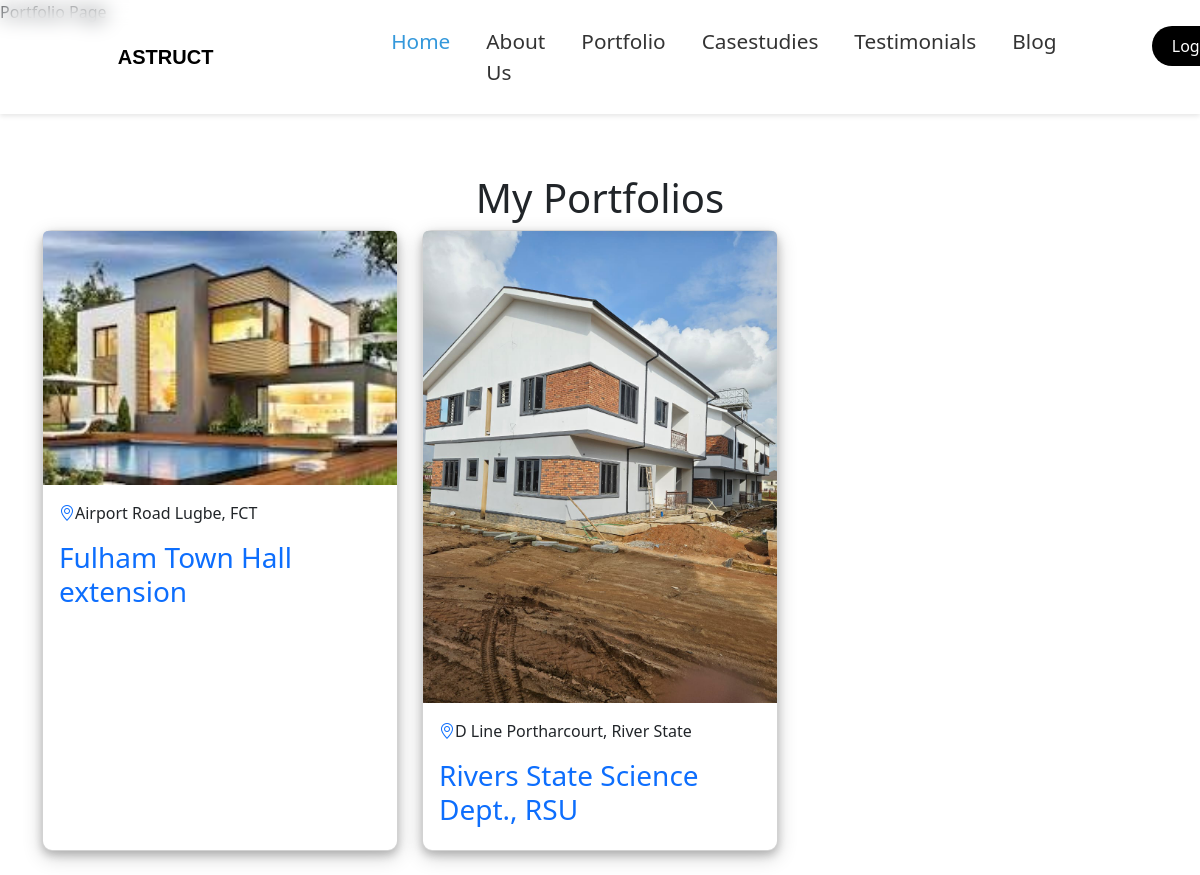
Page /portfolio/portfolios on the committed database.
### app/models.py (models this page shows)
class Portfolio(db.Model):
    portfolio_id = db.Column(db.Integer, primary_key=True)
    project_name = db.Column(db.String(150), nullable=False)
    location = db.Column(db.String(150), nullable=False)
    description = db.Column(db.Text, nullable=True)
    media = db.relationship('Media', backref='portfolio', lazy=True)

class Media(db.Model):
    media_id = db.Column(db.Integer, primary_key=True)
    filename = db.Column(db.String(150), nullable=False)
    portfolio_id = db.Column(db.Integer, db.ForeignKey('portfolio.portfolio_id'), nullable=False)
    uploaded_at = db.Column(db.DateTime, default=datetime.utcnow)

### app/blueprints/portfolios/views.py (the view)
@portfolio_blueprint.route('/portfolios')
def portfolios():
    portfolios = Portfolio.query.all()
    return render_template('portfolios/portfolios.html', portfolio=portfolios)

### app/blueprints/portfolios/templates/portfolios/portfolios.html (shortened to what this page needs)
{% extends "base.html" %}
{% block head %}
  {% include "others_header.html"%}
  <link rel="stylesheet" href="{{ url_for('static', filename='header.css') }}" />
  <link href="https://cdn.jsdelivr.net/npm/bootstrap@5.3.3/dist/css/bootstrap.min.css" rel="stylesheet"
>
  <link rel="stylesheet" href="https://cdn.jsdelivr.net/simplemde/latest/simplemde.min.css">
  <link rel="stylesheet" href="https://cdn.jsdelivr.net/npm/bootstrap-icons@1.11.3/font/bootstrap-icons.min.css" />
{% endblock %}
{% block content %}
<section class="view-container">
  <div class="container">
    <h1 class="text-center">My Portfolios</h1>
    <div class="all_portfolio-container row">
      {% for item in portfolio %}
      <div class="col-lg-4 col-md-6 col-sm-12 mb-4">
        <div
          class="card portfolio_card h-100 p-0">
          <div class="card-body portfolio__container p-0">
            <div class="img__div">
              {% if item.media and item.media|length > 0 %}
              <img
                class="card-img-top"
                src="{{ url_for('static', filename='uploads/' ~ item.media[0].filename) }}"
                alt="{{ item.project_name }}"
              />
              {% else %}
              <img
                src="{{ url_for('static', filename='default_image.png') }}"
                alt="Default Image"
              />
              {% endif %}
            </div>
            <div class="card-body">
              <ul class="list-unstyled">
                <li>
                  <div class="location-div d-flex">
                    <i class="bi bi-geo-alt text-primary"></i>
                    <p class="card-text location ml-3 text-dark">
                      {{ item.location }}
                    </p>
                  </div>
                </li>
              </ul>
              <a class="text-decoration-none" href="{{ url_for('portfolio.portfolio_details', project_name=item.project_name) }}">
                <h3 class="card-title project__type">{{ item.project_name }}</h3>
              </a>
            </div>
          </div>
        </div>
      </div>
      {% endfor %}
    </div>
  </div>
</section>
{% endblock %} {% block scripts %}
<link rel="stylesheet" href="https://unpkg.com/swiper/swiper-bundle.min.css">
</body>
</html>
<link rel="stylesheet" href="https://cdn.jsdelivr.net/simplemde/latest/simplemde.min.css">
{% endblock %}

### app/templates/base.html (shortened to what this page needs)
<!DOCTYPE html>
<html lang="en">
  <head>
    {% block head %}{% endblock %}
  </head>
  <body>
    {% block content %}  {% endblock %}
    {% block scripts %}{% endblock %}
  </body>
</html>

### app/templates/others_header.html (shortened to what this page needs)
{% extends "base.html" %} {% block head %} {% include "sweetalerts.html" %}
<link
  rel="stylesheet"
  href="{{ url_for('static', filename='css/others_header.css') }}"
/>
<link
  href="https://cdn.jsdelivr.net/npm/bootstrap@5.3.0/dist/css/bootstrap.min.css"
  rel="stylesheet"
/>
{% endblock %} {% block content %}
<nav class="navbar navbar-expand-lg navbar-light">
  <div class="container-fluid pl-2 pb-0 pt-0">
    <a class="navbar-brand" href="#">ASTRUCT</a>
    <div class="collapse navbar-collapse" id="navbarSupportedContent">
      <ul class="navbar-nav me-auto mb-2 mb-lg-0">
        <li class="nav-item">
          <a
            class="nav-link active"
            aria-current="page"
            href="{{ url_for('home.index') }}"
            >Home</a
          >
        </li>
        <li class="nav-item">
          <a class="nav-link" href="{{ url_for('home.index') }}#about"
            >About Us</a
          >
        </li>
        <li class="nav-item">
          <a class="nav-link" href="{{ url_for('portfolio.portfolios')}}"
            >Portfolio</a
          >
        </li>
        <li class="nav-item">
          <a class="nav-link" href="{{ url_for('casestudies.case_studies') }}"
            >Casestudies</a
          >
        </li>
        <li class="nav-item">
          <a class="nav-link" href="{{ url_for('home.index') }}#reviews"
            >Testimonials</a
          >
        </li>
        <li class="nav-item">
          <a class="nav-link" href="{{ url_for('blogs.blogs') }}">Blog</a>
        </li>
        <li class="nav-item">
          <div class="admin">
            {% if current_user.is_authenticated %} {% if current_user.is_admin
            %}
            <a
              href="{{ url_for('admin.dashboard') }}"
              class="nav-link admin__btn"
              >Dashboard</a
            >
            {% else %}
            <a href="{{ url_for('users.logout') }}" class="nav-link admin__btn"
              >Logout</a
            >
            {% endif %} {% else %}
            <a href="{{ url_for('users.login') }}" class="nav-link admin__btn"
              >LogIn / <span class="text-warning">signUp</span></a
            >
            {% endif %}
          </div>
        </li>
      </ul>
    </div>
  </div>
</nav>
{% endblock %}

### app/static/css/others_header.css (style rules this page uses)
.hero__container h1, h2, h3, p { color: var(--primary-text-color); }
.nav-item .nav-link { color: #000; }
.navbar-brand { font-family: "Oswald", sans-serif; font-weight: 700; font-size: 1.3em; margin-left: 9%; }
.nav-item .nav-link:hover, .nav-item .nav-link.active { color: var(--primary-color); background: none; }
.navbar-nav .nav-item { margin: 0 10px; }
.navbar-nav .nav-link { color: #333; text-shadow: none }
.navbar-nav .nav-link:hover, .nav-link.nav-link.active { color: var(--primary-color); }
.admin { width: 150px; background: var(--dark-text) !important; justify-content: center; align-items: center; text-align: center; border-radius: 20px; margin-bottom: 8%; }
.admin__btn { padding: 3%; text-decoration: none; font-size: 1.6rem; color: var(--background-color); }
.navbar { background-color: var(--background-color); padding: 10px 0; position: fixed !important; top: 0; left: 0; right: 0; z-index: 1000; box-shadow: 0 2px 5px rgba(0, 0, 0, 0.1); backdrop-filter: blur(10px) !important; background: var(--background-color) !important; background: rgba(255, 253, 253, 0.03) !important; backdrop-filter: saturate(180%) blur(10px) !important; }
.navbar .nav-link { font-size: 1.3em; }
.navbar .nav-link.active { color: var(--primary-color) !important; }
.navbar-nav { background-color: var(--background-color); width: 100%; padding: 10px 20px; margin-left: 15%; backdrop-filter: blur(10px) !important; background: var(--background-color) !important; background: rgba(255, 253, 253, 0.03) !important; backdrop-filter: saturate(180%) blur(10px) !important; }
.navbar .navbar-nav .admin__btn { color: var(--background-color); font-size: 1em; margin-top: 5%; }
.navbar .navbar-nav .admin { margin-left: 45%; }
.navbar-collapse { z-index: 1001; }

### app/static/css/header.css (style rules this page uses)
body { overflow-x: auto; }
.hero__container h1, h2, h3, p { color: var(--primary-text-color); }
:root { --primary-color: #3498db; --secondary-color: #2ecc71; --background-color: #FFFFFF; --background-secondary-color: #fbf9f5; --secondary-background-color: #76b5c5; --dark-text: black; --text-color: #333; --button-bg-color: #e74c3c; --primary-text-color: #FFFFFF; --card-bg: #f5f5f5; --faq-bg: #f1f7f5; }
.nav-item .nav-link { color: #000; }
.navbar-brand { font-family: "Oswald", sans-serif; font-weight: 700; font-size: 1.3em; margin-left: 9%; }
.nav-item .nav-link:hover, .nav-item .nav-link.active { color: white; background: none; }
.navbar-nav .nav-item { margin: 0 10px; }
.navbar-nav .nav-link { color: #333; text-shadow: none }
.navbar-nav .nav-link:hover, .nav-link.nav-link.active { color: var(--primary-color); }
.admin { width: 150px; background: var(--dark-text) !important; justify-content: center; align-items: center; text-align: center; border-radius: 20px; margin-bottom: 8%; }
.admin__btn { padding: 3%; text-decoration: none; font-size: 1.6rem; color: var(--background-color); }
.navbar { background-color: var(--background-color); padding: 10px 0; position: fixed !important; top: 0; left: 0; right: 0; z-index: 1000; box-shadow: 0 2px 5px rgba(0, 0, 0, 0.1); backdrop-filter: blur(10px) !important; background: var(--background-color) !important; background: rgba(255, 253, 253, 0.03) !important; backdrop-filter: saturate(180%) blur(10px) !important; }
.navbar .nav-link { font-size: 1.3em; }
.navbar .nav-link.active { color: var(--primary-color) !important; }
.navbar-nav { background-color: var(--background-color); width: 100%; padding: 10px 20px; margin-left: 15%; backdrop-filter: blur(10px) !important; background: var(--background-color) !important; background: rgba(255, 253, 253, 0.03) !important; backdrop-filter: saturate(180%) blur(10px) !important; }
.navbar .navbar-nav .admin__btn { color: var(--background-color); font-size: 1em; margin-top: 5%; }
.navbar .navbar-nav .admin { margin-left: 45%; }
.navbar-collapse { z-index: 1001; }

### app/blueprints/portfolios/templates/portfolios/portfolios.html (style rules this page uses)
.card { background: var(--background-color); border-radius: 10px; box-shadow: 0 4px 8px 0 rgba(0, 0, 0, 0.2), 0 6px 20px 0 rgba(0, 0, 0, 0.19); padding-bottom: 28px; }
.view-container { margin-top: 150px; }

### rows in the picture
Portfolio: filename (picture), location "Airport Road Lugbe, FCT", project_name "Fulham Town Hall extension"
Portfolio: filename (picture), location "D Line Portharcourt, River State", project_name "Rivers State Science Dept., RSU"
